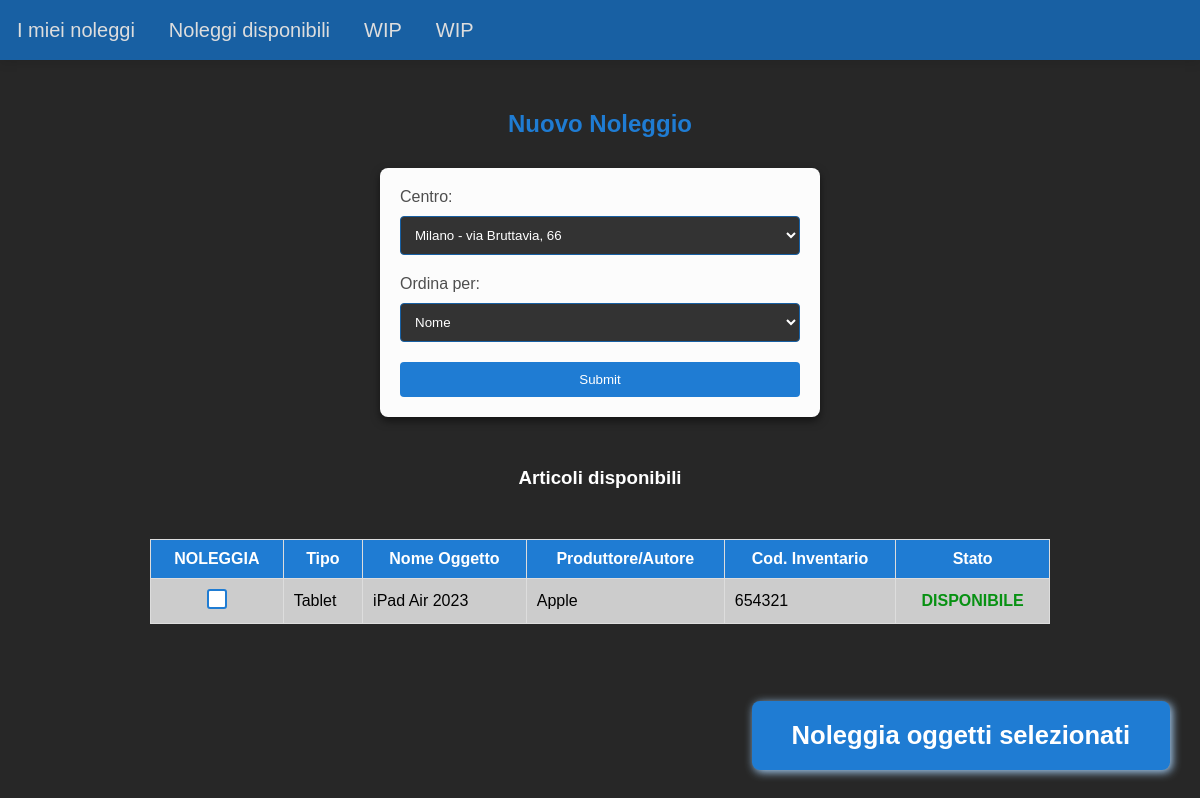
The page /new_rent.php?center=3 on the database its author committed.
### tables this page shows
CREATE TABLE `items` (
  `id` int(11) NOT NULL,
  `type` varchar(64) NOT NULL,
  `item_name` varchar(64) NOT NULL,
  `maker` varchar(64) NOT NULL,
  `center` int(11) NOT NULL,
  `ci` int(16) NOT NULL,
  `state` varchar(64) NOT NULL
);

### new_rent.php (the view, shortened to what this page needs)
<?php
$servername = "localhost";
$svusername = "root";
$svpassword = "";
$dbname = "rent";
$conn = new mysqli($servername, $svusername, $svpassword, $dbname);
?>
<!DOCTYPE html>
<html lang="en">
<head>
    <link rel="stylesheet" href="stylesheet/nav.css">
    <link rel="stylesheet" href="stylesheet/default.css">
    <link rel="stylesheet" href="stylesheet/new_rent.css">
</head>
<body>
    <?php include 'nav.php' ?>
    <h2>Nuovo Noleggio</h2>
    <form id="select-center-form" method="GET">
        <label for="center">Centro:</label>
        <select name="center" id="center">
            <?php
            $sql = "SELECT * FROM centers";
            $result = $conn->query($sql);
            while ($row = $result->fetch_assoc()) {
                echo "<option value=\"" . $row['id'] . "\"" . ($_GET["center"] == $row["id"] ? " selected" : "") . ">" . $row['center_name'] . " - " . $row['address'] . "</option>";
            }
            ?>
        </select>
        <label for="orderBy">Ordina per:</label>
        <select name="orderBy" id="orderBy">
            <option value="name" selected>Nome</option>
        </select>
        <input id="select-center-submit" type="submit">
    </form>
<?php
if(isset($_GET["center"])) {
    $center_id = $_GET["center"];
    echo "<h3 id='new-rent-table-title'>Articoli disponibili</h3>";
    $sql = "SELECT * FROM items WHERE center = ?  AND state = 'available' ";
    $stmt = $conn->prepare($sql);
    $stmt->bind_param("i", $center_id);
    $stmt->execute();
    $result = $stmt->get_result();
    if ($result->num_rows > 0) {
        echo "<form method='POST' action='new_rent_action.php'>";
        echo "<table><tr>
        <th>NOLEGGIA</th>
        <th>". ($_GET["orderBy"] == "type" ? "🠗 " : "") . "Tipo</th>
        <th>". ($_GET["orderBy"] == "name" ? "🠗 " : "") . "Nome Oggetto</th>
        <th>". ($_GET["orderBy"] == "maker" ? "🠗 " : "") . "Produttore/Autore</th>
        <th>Cod. Inventario</th>
        <th>Stato</th> </tr>";
        while ($row = $result->fetch_assoc()) {
            echo "<td class='new-rent-button-container'><input class='new-rent-checkbox' type='checkbox' name='row[]' value='" . $row['id'] . "'></input></td><td>" . $row['type'] . "</td><td>" . $row['item_name'] . "</td><td>" . $row['maker'] . "</td><td>" . $row['ci'] . "</td><td class='available'>DISPONIBILE</td></tr>";
        }
        echo "</table>";
        echo "<input id ='add-rent-button' type='submit' value='Noleggia oggetti selezionati'></input>";
        echo "</form>";
    } else {
        echo "<p id='new-rent-no-result'>Nessun articolo disponibile, prova con un altro centro</p>";
    }
} else {
    echo "<p id='new-rent-not-selected'>Seleziona un centro e consulta gli oggetti disponibili al noleggio</p>";
}
?>
</body>
</html>

### stylesheet/default.css (style rules this page uses)
body { font-family: Arial, sans-serif; margin: 0; padding: 0; padding-top: 60px; background-color: #272727; }
h2 { color: #ffffff; text-align: center; margin-top: 50px; }
table { width: 75%; margin: 50px auto; border-collapse: collapse; }
table, th, td { border: 1px solid #ddd; padding: 10px; }
th { background-color: #1f7cd3; color: white; }
tr { transition: background-color 0.3s ease; }
tr:nth-child(odd) { background-color: #bdbdbd; }

### stylesheet/new_rent.css (style rules this page uses)
.available { text-align: center; font-weight: bold; color: rgb(7, 145, 18) }
h2 { color: #1f7cd3; text-align: center; margin-bottom: 30px; }
#select-center-form { max-width: 400px; margin: 0 auto; padding: 20px; background-color: #fcfcfc; border-radius: 8px; box-shadow: 0 4px 8px rgba(0, 0, 0, 0.5); }
label { display: block; margin-bottom: 10px; color: #4e4e4e; }
select { width: 100%; padding: 10px; margin-bottom: 20px; background-color: #333333; color: #ffffff; border: 1px solid #1860a3; border-radius: 4px; }
#select-center-submit { width: 100%; padding: 10px; background-color: #1f7cd3; color: #ffffff; border: none; border-radius: 4px; cursor: pointer; transition: background-color 0.3s; }
#new-rent-table-title { color: #fff; text-align: center; margin-top: 50px; }
#add-rent-button { position: absolute; right: 30px; font-size: 1.6em; font-weight: bolder; bottom: 30px; padding: 20px 40px; background-color: #1f7cd3; color: #ffffff; border: none; border-radius: 8px; cursor: pointer; transition: 0.1s; box-shadow: 2px 2px 10px #abd6ff; }
.new-rent-button-container { text-align: center; }
.new-rent-checkbox { appearance: none; margin: auto; -webkit-appearance: none; width: 20px; height: 20px; background-color: #fff; border: 2px solid #1f7cd3; border-radius: 3px; outline: none; position: relative; }

### rows shown on the page
items: type "Tablet", item_name "iPad Air 2023", maker "Apple", ci "654321"

### other values the page prints
form field center "Milano - via Bruttavia, 66"
